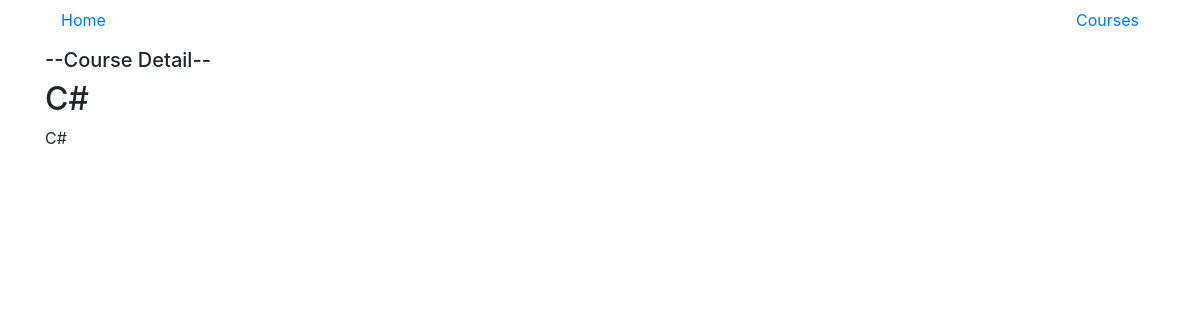
The app's page /courses/2/, older data.
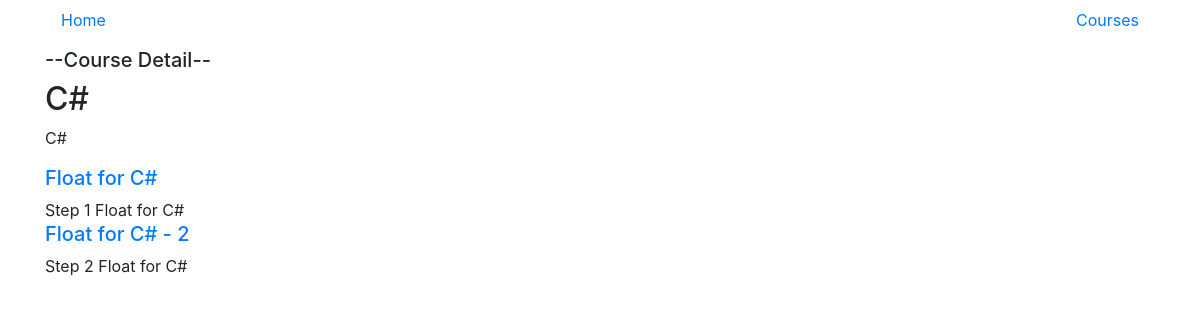
The same page, newer data.
### courses/models.py (models this page shows, shortened)
class Step(models.Model):
	title = models.CharField(max_length=255)
	description = models.TextField()
	order = models.IntegerField(default=0)
	course = models.ForeignKey(Course)
	class Meta:
		unique_together = ('course', 'title')

### courses/views.py (the view)
# urls.py: url(r'(?P<pk>\d+)/$', views.course_detail, name='course_de'),
def course_detail(request, pk):
	course = get_object_or_404(Course,pk=pk)
	return render(request, 'courses/course_detail.html', {'course':course})

### courses/templates/courses/course_detail.html (shortened to what this page needs)
{% extends 'layout.html' %}
{% block courses_list %}
<h5>--Course Detail--</h5>
  <h2>{{ course.title }}</h2>
  <p>{{ course.description }}</p>
  <section>
  {% for step in course.step_set.all %}
  <h5><a href="{% url 'courses:step_de' course_pk=step.course.pk step_pk=step.pk %}">{{ step.title }}</a></h5>
    {{ step.description }}
    {% endfor %}
  </section>
{% endblock %}

Row changes from the older to the newer data that the page shows:
added Step: title "Float for C#", description "Step 1 Float for C#"
added Step: title "Float for C# - 2", description "Step 2 Float for C#"
